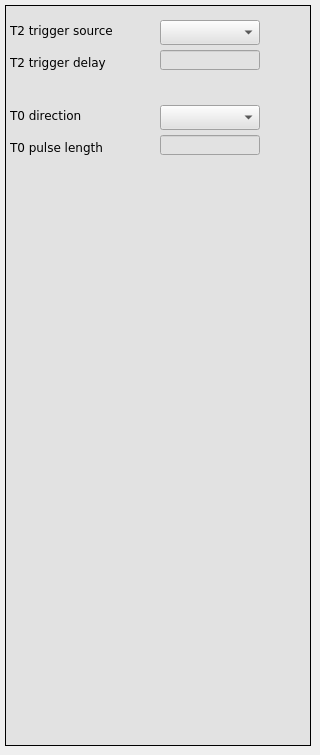
    <widget class="QWidget" name="tab_2">
     <attribute name="title">
      <string>I/O lines</string>
     </attribute>
     <widget class="caFrame" name="caframe_11">
      <property name="geometry">
       <rect>
        <x>5</x>
        <y>5</y>
        <width>306</width>
        <height>741</height>
       </rect>
      </property>
      <property name="styleSheet">
       <string notr="true">background-color: rgb(226, 226, 226);</string>
      </property>
      <property name="frameShape">
       <enum>QFrame::Box</enum>
      </property>
      <widget class="QLabel" name="label_59">
       <property name="geometry">
        <rect>
         <x>5</x>
         <y>15</y>
         <width>126</width>
         <height>21</height>
        </rect>
       </property>
       <property name="font">
        <font>
         <family>DejaVu Sans</family>
         <pointsize>9</pointsize>
        </font>
       </property>
       <property name="text">
        <string>T2 trigger source</string>
       </property>
      </widget>
      <widget class="caMenu" name="camenu_11">
       <property name="geometry">
        <rect>
         <x>155</x>
         <y>15</y>
         <width>100</width>
         <height>25</height>
        </rect>
       </property>
       <property name="font">
        <font>
         <family>DejaVu Sans</family>
         <pointsize>9</pointsize>
        </font>
       </property>
       <property name="styleSheet">
        <string notr="true">selection-color: rgb(0, 0, 0);
color: rgb(0, 0, 0);</string>
       </property>
       <property name="maxVisibleItems">
        <number>4</number>
       </property>
       <property name="maxCount">
        <number>4</number>
       </property>
       <property name="insertPolicy">
        <enum>QComboBox::NoInsert</enum>
       </property>
       <property name="channel" stdset="0">
        <string notr="true">$(DEVICE):triggers:t2:source</string>
       </property>
       <property name="colorMode">
        <enum>caMenu::Default</enum>
       </property>
      </widget>
      <widget class="QLabel" name="label_34">
       <property name="geometry">
        <rect>
         <x>5</x>
         <y>45</y>
         <width>121</width>
         <height>25</height>
        </rect>
       </property>
       <property name="font">
        <font>
         <family>DejaVu Sans</family>
         <pointsize>9</pointsize>
        </font>
       </property>
       <property name="text">
        <string>T2 trigger delay</string>
       </property>
      </widget>
      <widget class="caTextEntry" name="catextentry_25">
       <property name="geometry">
        <rect>
         <x>155</x>
         <y>45</y>
         <width>100</width>
         <height>20</height>
        </rect>
       </property>
       <property name="font">
        <font>
         <family>DejaVu Sans</family>
         <pointsize>9</pointsize>
         <stylestrategy>PreferDefault</stylestrategy>
        </font>
       </property>
       <property name="toolTip">
        <string>Set the trigger delay in ADC clocks</string>
       </property>
       <property name="whatsThis">
        <string>Set the trigger delay in ADC clocks</string>
       </property>
       <property name="alignment">
        <set>Qt::AlignRight|Qt::AlignTrailing|Qt::AlignVCenter</set>
       </property>
       <property name="channel" stdset="0">
        <string notr="true">$(DEVICE):triggers:t2:delay</string>
       </property>
       <property name="background">
        <color>
         <red>255</red>
         <green>255</green>
         <blue>127</blue>
        </color>
       </property>
       <property name="colorMode">
        <enum>caLineEdit::Static</enum>
       </property>
      </widget>
      <widget class="QLabel" name="label_35">
       <property name="geometry">
        <rect>
         <x>5</x>
         <y>130</y>
         <width>121</width>
         <height>25</height>
        </rect>
       </property>
       <property name="font">
        <font>
         <family>DejaVu Sans</family>
         <pointsize>9</pointsize>
        </font>
       </property>
       <property name="text">
        <string>T0 pulse length</string>
       </property>
      </widget>
      <widget class="caMenu" name="camenu_12">
       <property name="geometry">
        <rect>
         <x>155</x>
         <y>100</y>
         <width>100</width>
         <height>25</height>
        </rect>
       </property>
       <property name="font">
        <font>
         <family>DejaVu Sans</family>
         <pointsize>9</pointsize>
        </font>
       </property>
       <property name="styleSheet">
        <string notr="true">selection-color: rgb(0, 0, 0);
color: rgb(0, 0, 0);</string>
       </property>
       <property name="maxVisibleItems">
        <number>4</number>
       </property>
       <property name="maxCount">
        <number>4</number>
       </property>
       <property name="insertPolicy">
        <enum>QComboBox::NoInsert</enum>
       </property>
       <property name="channel" stdset="0">
        <string notr="true">$(DEVICE):lemo_control:t0:direction</string>
       </property>
       <property name="colorMode">
        <enum>caMenu::Default</enum>
       </property>
      </widget>
      <widget class="caTextEntry" name="catextentry_26">
       <property name="geometry">
        <rect>
         <x>155</x>
         <y>130</y>
         <width>100</width>
         <height>20</height>
        </rect>
       </property>
       <property name="font">
        <font>
         <family>DejaVu Sans</family>
         <pointsize>9</pointsize>
         <stylestrategy>PreferDefault</stylestrategy>
        </font>
       </property>
       <property name="toolTip">
        <string>Set the trigger delay in ADC clocks</string>
       </property>
       <property name="whatsThis">
        <string>Set the trigger delay in ADC clocks</string>
       </property>
       <property name="alignment">
        <set>Qt::AlignRight|Qt::AlignTrailing|Qt::AlignVCenter</set>
       </property>
       <property name="channel" stdset="0">
        <string notr="true">$(DEVICE):bunch_detection:pulse_length</string>
       </property>
       <property name="background">
        <color>
         <red>255</red>
         <green>255</green>
         <blue>127</blue>
        </color>
       </property>
       <property name="colorMode">
        <enum>caLineEdit::Static</enum>
       </property>
      </widget>
      <widget class="QLabel" name="label_61">
       <property name="geometry">
        <rect>
         <x>5</x>
         <y>100</y>
         <width>126</width>
         <height>21</height>
        </rect>
       </property>
       <property name="font">
        <font>
         <family>DejaVu Sans</family>
         <pointsize>9</pointsize>
        </font>
       </property>
       <property name="text">
        <string>T0 direction</string>
       </property>
      </widget>
     </widget>
    </widget>
